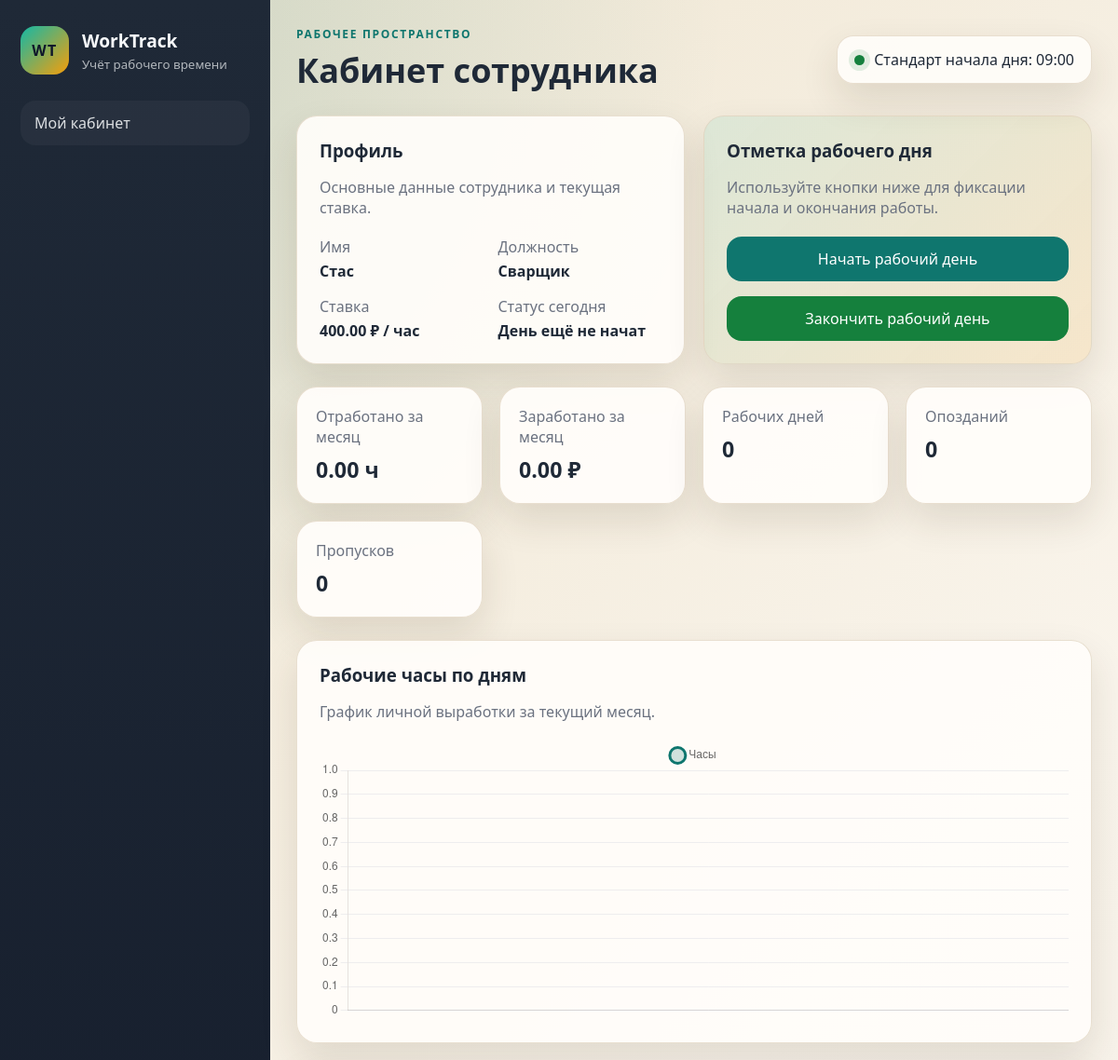
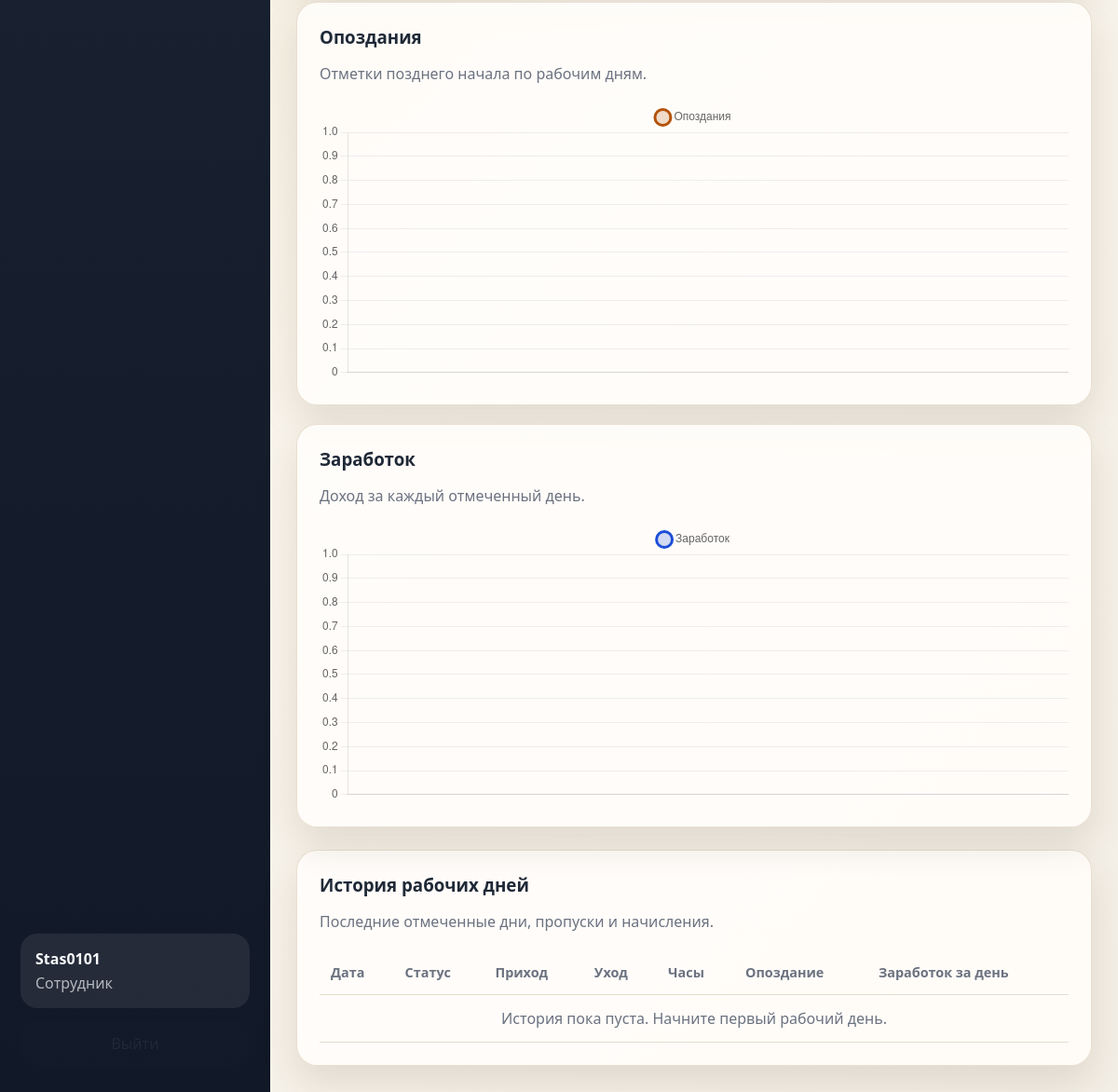
The page /employee/dashboard (signed in) on the database its author committed (2 pictures, top to bottom).
### tables this page shows
CREATE TABLE users (
    id INTEGER PRIMARY KEY AUTOINCREMENT,
    username TEXT NOT NULL UNIQUE,
    password_hash TEXT NOT NULL,
    role TEXT NOT NULL CHECK (role IN ('admin', 'employee')),
    created_at TEXT NOT NULL DEFAULT CURRENT_TIMESTAMP
);

CREATE TABLE employees (
    id INTEGER PRIMARY KEY AUTOINCREMENT,
    user_id INTEGER NOT NULL UNIQUE,
    full_name TEXT NOT NULL,
    position TEXT NOT NULL,
    hourly_rate REAL NOT NULL DEFAULT 0,
    created_at TEXT NOT NULL DEFAULT CURRENT_TIMESTAMP,
    FOREIGN KEY (user_id) REFERENCES users (id) ON DELETE CASCADE
);

### app.py (the view)
@app.route("/employee/dashboard")
@employee_required
def employee_dashboard():
    employee = get_employee_by_user_id(g.user["id"])
    if employee is None:
        flash("Профиль сотрудника не найден.", "danger")
        session.clear()
        return redirect(url_for("login"))
    default_start, default_end = current_month_bounds()
    today_str = date.today().isoformat()
    today_log = query_one(
        """
        SELECT *
        FROM work_logs
        WHERE employee_id = ? AND work_date = ?
        """,
        (employee["id"], today_str),
    )
    summary = employee_summary(employee["id"], default_start, default_end)
    chart_data = employee_chart_data(employee["id"], default_start, default_end)
    history = query_all(
        """
        SELECT
            wl.*,
            ROUND(wl.worked_hours * ?, 2) AS day_earnings
        FROM work_logs wl
        WHERE wl.employee_id = ?
        ORDER BY wl.work_date DESC
        LIMIT 12
        """,
        (employee["hourly_rate"], employee["id"]),
    )
    return render_template(
        "employee/dashboard.html",
        employee=employee,
        summary=summary,
        today_log=today_log,
        history=history,
        chart_data=chart_data,
    )

### app.py (called while the page is built)
def get_db() -> sqlite3.Connection:
    if "db" not in g:
        connection = sqlite3.connect(app.config["DATABASE"])
        connection.row_factory = sqlite3.Row
        connection.execute("PRAGMA foreign_keys = ON")
        g.db = connection
    return g.db

def query_one(query: str, params: tuple[Any, ...] = ()) -> sqlite3.Row | None:
    return get_db().execute(query, params).fetchone()

def query_all(query: str, params: tuple[Any, ...] = ()) -> list[sqlite3.Row]:
    return get_db().execute(query, params).fetchall()

def login_required(view):
    @wraps(view)
    def wrapped_view(**kwargs):
        if g.user is None:
            flash("Сначала войдите в систему.", "warning")
            return redirect(url_for("login"))
        return view(**kwargs)
    return wrapped_view

def employee_required(view):
    @wraps(view)
    @login_required
    def wrapped_view(**kwargs):
        if g.user["role"] != "employee":
            flash("Эта страница доступна сотрудникам.", "danger")
            return redirect(url_for("admin_dashboard"))
        return view(**kwargs)
    return wrapped_view

@app.before_request
def load_logged_in_user() -> None:
    user_id = session.get("user_id")
    g.user = None
    if user_id is not None:
        g.user = query_one("SELECT * FROM users WHERE id = ?", (user_id,))

@app.context_processor
def inject_globals() -> dict[str, Any]:
    return {
        "current_user": g.user,
        "standard_start_time": STANDARD_START_TIME.strftime("%H:%M"),
    }

def get_employee_by_user_id(user_id: int) -> sqlite3.Row | None:
    return query_one(
        """
        SELECT e.*, u.username, u.role
        FROM employees e
        JOIN users u ON u.id = e.user_id
        WHERE e.user_id = ?
        """,
        (user_id,),
    )

def current_month_bounds() -> tuple[date, date]:
    today = date.today()
    first_day = today.replace(day=1)
    return first_day, today

### templates/employee/dashboard.html (shortened to what this page needs)
{% extends "base.html" %}
{% block page_title %}Кабинет сотрудника{% endblock %}
{% block content %}
<section class="grid two-columns">
    <article class="panel profile-panel">
        <div class="panel-heading">
            <h3>Профиль</h3>
            <p class="muted">Основные данные сотрудника и текущая ставка.</p>
        </div>
        <div class="profile-block">
            <div>
                <span class="label">Имя</span>
                <strong>{{ employee.full_name }}</strong>
            </div>
            <div>
                <span class="label">Должность</span>
                <strong>{{ employee.position }}</strong>
            </div>
            <div>
                <span class="label">Ставка</span>
                <strong>{{ '%.2f'|format(employee.hourly_rate) }} ₽ / час</strong>
            </div>
            <div>
                <span class="label">Статус сегодня</span>
                <strong>
                    {% if not today_log %}
                    День ещё не начат
                    {% elif today_log.status == 'absent' %}
                    Пропуск
                    {% elif today_log.check_out %}
                    Рабочий день завершён
                    {% else %}
                    Рабочий день идёт
                    {% endif %}
                </strong>
            </div>
        </div>
    </article>
    <article class="panel accent-panel">
        <div class="panel-heading">
            <h3>Отметка рабочего дня</h3>
            <p class="muted">Используйте кнопки ниже для фиксации начала и окончания работы.</p>
        </div>
        <div class="action-stack">
            <form method="post" action="{{ url_for('start_day') }}">
                <button class="button button-primary button-full" type="submit">Начать рабочий день</button>
            </form>
            <form method="post" action="{{ url_for('end_day') }}">
                <button class="button button-success button-full" type="submit">Закончить рабочий день</button>
            </form>
        </div>
    </article>
</section>
<section class="stats-grid">
    <article class="stat-card">
        <span>Отработано за месяц</span>
        <strong>{{ '%.2f'|format(summary.total_hours or 0) }} ч</strong>
    </article>
    <article class="stat-card">
        <span>Заработано за месяц</span>
        <strong>{{ '%.2f'|format(summary.total_earnings or 0) }} ₽</strong>
    </article>
    <article class="stat-card">
        <span>Рабочих дней</span>
        <strong>{{ summary.worked_days or 0 }}</strong>
    </article>
    <article class="stat-card">
        <span>Опозданий</span>
        <strong>{{ summary.late_days or 0 }}</strong>
    </article>
    <article class="stat-card">
        <span>Пропусков</span>
        <strong>{{ summary.absent_days or 0 }}</strong>
    </article>
</section>
<section class="grid charts-grid">
    <article class="panel">
        <div class="panel-heading">
            <h3>Рабочие часы по дням</h3>
            <p class="muted">График личной выработки за текущий месяц.</p>
        </div>
        <canvas id="employeeHoursChart"></canvas>
    </article>
    <article class="panel">
        <div class="panel-heading">
            <h3>Опоздания</h3>
            <p class="muted">Отметки позднего начала по рабочим дням.</p>
        </div>
        <canvas id="employeeLateChart"></canvas>
    </article>
    <article class="panel">
        <div class="panel-heading">
            <h3>Заработок</h3>
            <p class="muted">Доход за каждый отмеченный день.</p>
        </div>
        <canvas id="employeeEarningsChart"></canvas>
    </article>
</section>
<section class="panel">
    <div class="panel-heading">
        <h3>История рабочих дней</h3>
        <p class="muted">Последние отмеченные дни, пропуски и начисления.</p>
    </div>
    <div class="table-wrap">
        <table>
            <thead>
                <tr>
                    <th>Дата</th>
                    <th>Статус</th>
                    <th>Приход</th>
                    <th>Уход</th>
                    <th>Часы</th>
                    <th>Опоздание</th>
                    <th>Заработок за день</th>
                </tr>
            </thead>
            <tbody>
                {% for row in history %}
                <tr>
                    <td>{{ row.work_date }}</td>
                    <td>
                        <span class="tag {{ 'tag-danger' if row.status == 'absent' else 'tag-success' }}">
                            {{ 'Пропуск' if row.status == 'absent' else 'Рабочий день' }}
                        </span>
                    </td>
                    <td>{{ row.check_in or '—' }}</td>
                    <td>{{ row.check_out or '—' }}</td>
                    <td>{{ '%.2f'|format(row.worked_hours or 0) }}</td>
                    <td>{{ row.late_minutes or 0 }} мин</td>
                    <td>{{ '%.2f'|format(row.day_earnings or 0) }} ₽</td>
                </tr>
                {% else %}
                <tr>
                    <td colspan="7" class="empty-state">История пока пуста. Начните первый рабочий день.</td>
                </tr>
                {% endfor %}
            </tbody>
        </table>
    </div>
</section>
{% endblock %}
{% block scripts %}
<script>
    window.employeeChartPayload = {{ chart_data|tojson }};
</script>
<script>
    createLineChart('employeeHoursChart', window.employeeChartPayload.labels, window.employeeChartPayload.hours, 'Часы', '#0f766e');
    createBarChart('employeeLateChart', window.employeeChartPayload.labels, window.employeeChartPayload.late, 'Опоздания', '#b45309');
    createLineChart('employeeEarningsChart', window.employeeChartPayload.labels, window.employeeChartPayload.earnings, 'Заработок', '#1d4ed8');
</script>
{% endblock %}

### templates/base.html (shortened to what this page needs)
<!doctype html>
<html lang="ru">
<head>
    <link rel="stylesheet" href="{{ url_for('static', filename='css/styles.css') }}">
</head>
<body>
    <div class="app-shell">
        <aside class="sidebar">
            <div>
                <a class="brand" href="{{ url_for('index') }}">
                    <span class="brand-badge">WT</span>
                    <div>
                        <strong>WorkTrack</strong>
                        <small>Учёт рабочего времени</small>
                    </div>
                </a>
                <nav class="nav">
                    {% if current_user %}
                    {% if current_user.role == 'admin' %}
                    <a href="{{ url_for('admin_dashboard') }}" class="nav-link">Панель администратора</a>
                    <a href="{{ url_for('create_employee') }}" class="nav-link">Добавить сотрудника</a>
                    {% else %}
                    <a href="{{ url_for('employee_dashboard') }}" class="nav-link">Мой кабинет</a>
                    {% endif %}
                    {% else %}
                    <a href="{{ url_for('login') }}" class="nav-link">Вход</a>
                    <a href="{{ url_for('register') }}" class="nav-link">Регистрация</a>
                    {% endif %}
                </nav>
            </div>
            <div class="sidebar-footer">
                {% if current_user %}
                <div class="user-pill">
                    <strong>{{ current_user.username }}</strong>
                    <span>{{ 'Администратор' if current_user.role == 'admin' else 'Сотрудник' }}</span>
                </div>
                <a class="button button-ghost button-full" href="{{ url_for('logout') }}">Выйти</a>
                {% else %}
                <p class="muted">Войдите, чтобы вести учёт часов и смотреть статистику.</p>
                {% endif %}
            </div>
        </aside>
        <main class="content">
            <header class="topbar">
                <div>
                    <p class="eyebrow">Рабочее пространство</p>
                    <h1>{% block page_title %}Система учёта рабочего времени{% endblock %}</h1>
                </div>
                <div class="status-card">
                    <span class="status-dot"></span>
                    <span>Стандарт начала дня: {{ standard_start_time }}</span>
                </div>
            </header>
            {% block content %}{% endblock %}
        </main>
    </div>
    {% block scripts %}{% endblock %}
</body>
</html>

### rows shown on the page
users: username "Stas0101", role "Сотрудник"
employees: full_name "Стас", position "Сварщик", hourly_rate "400.00"

### other values the page prints
{{ standard_start_time }} "09:00"
{{ '%.2f'|format(summary.total_hours or 0) }} "0.00"
{{ '%.2f'|format(summary.total_earnings or 0) }} "0.00"
{{ summary.worked_days or 0 }} "0"
{{ summary.late_days or 0 }} "0"
{{ summary.absent_days or 0 }} "0"
